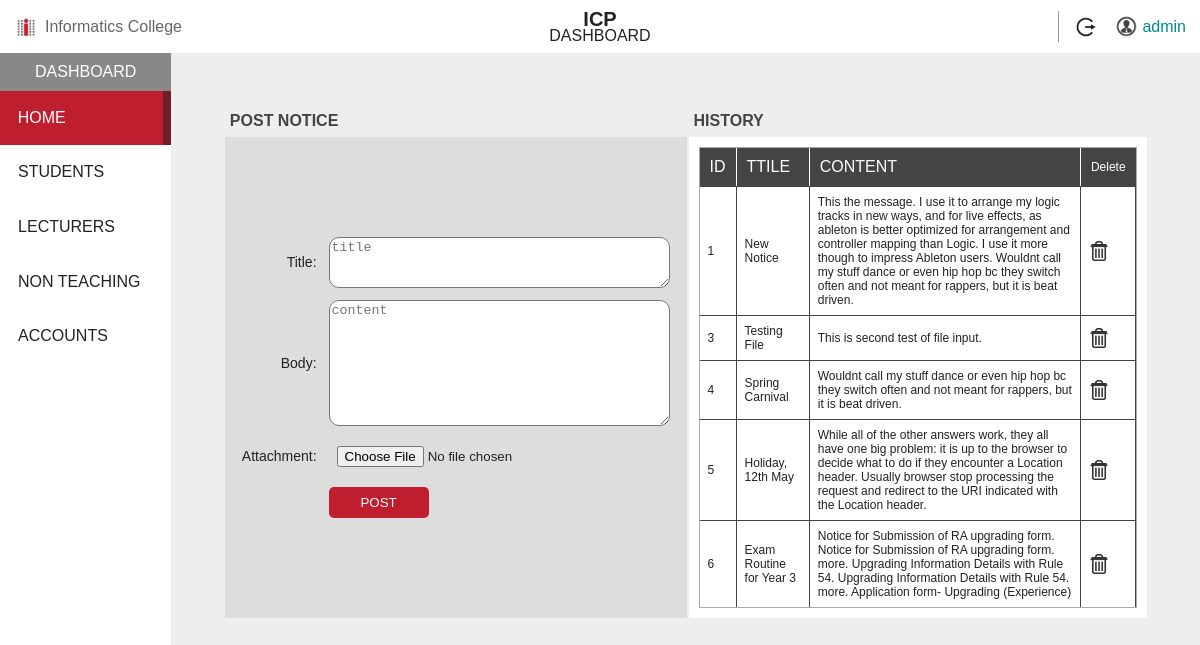
/rte_admin/panel.php (signed in), run on the app's committed database.
### tables this page shows
CREATE TABLE `icp_notices` (
  `ID` int(10) NOT NULL,
  `Title` varchar(100) NOT NULL,
  `Body` text NOT NULL,
  `File` blob,
  `PDate` date NOT NULL
);

### fetchers/getNotice.php (the view, shortened to what this page needs)
<?php
  include("conn.php");
  getStudent();
function getStudent(){
  global $con;
  $query = "SELECT * FROM icp_notices" or die("Error in fetching data");
  $run = mysqli_query($con,$query);
  $row_num = mysqli_num_rows($run);
  if($row_num>0){
    while($row = mysqli_fetch_assoc($run)){
      $id = $row["ID"];
      $title = $row["Title"];
      $body = $row["Body"];
      echo "<tr>
      <td style='font-size:12px;padding:8px;border-right:1px solid #444; border-top:1px solid #444;'>$id</td>
      <td style='font-size:12px;padding:8px;border-right:1px solid #444; border-top:1px solid #444;'>$title</td>
      <td style='font-size:12px;padding:8px;border-right:1px solid #444; border-top:1px solid #444;'>$body</td>
      <td style='font-size:12px;padding:8px;border-right:1px solid #444; border-top:1px solid #444;'>
      <a href='../fetchers/delNotice.php?id=".$id."'><img style='width:20px;' src='../assets/delete.png'/></a></td>
      </tr>";
    }
  }
  else{
  echo "Please add notice.";
  }
}
?>

### rte_admin/dashboard.php (shortened to what this page needs)
<?php
$user = $_SESSION["username"];
?>
<html>
<head>
    <link href="../style/dashboard_main.css" rel="stylesheet" />
    <link href="../style/login_main.css" rel="stylesheet" />
</head>
<body>
    <div class="wrap">
        <div class="sideSec">
            <div class="main-nav">
                <div style="margin:auto; background-color:#888;text-align:center;padding:10px 0px 10px 0px;">
                    <span style="color:#fff;">DASHBOARD<br /></span>
                </div>
                <table class="table" cellspacing="0">
                   <tr>
                        <td  class="nav hom"><a href="panel.php">
                            <table style="padding:0px;"><tr>
                                    <td style="text-align:left;"><span class="navTxt hom">HOME</span></td>
                                </tr>
                            </table>
                            </a>
                        </td>
                    </tr>
                    <tr>
                        <td  class="nav std"><a href="students.php">
                             <table style=""><tr>
                                    <td style="text-align:left;"><span class="navTxt std">STUDENTS</span></td>
                                </tr>
                            </table>
                            </a>
                        </td>
                    </tr>
                    <tr>
                        <td  class="nav lec"><a href="lecturers.php">
                             <table style=""><tr>
                                    <td style="text-align:left;"><span class="navTxt lec">LECTURERS</span></td>
                                </tr>
                            </table>
                            </a>
                        </td>
                    </tr>
                    <tr>
                        <td  class="nav non"><a href="imp.php">
                             <table style=""><tr>
                                    <td style="text-align:left;"><span class="navTxt non">NON TEACHING</span></td>
                                </tr>
                            </table>
                            </a>
                        </td>
                    </tr>
                    <tr>
                        <td  class="nav acc"><a href="accounts.php">
                             <table style=""><tr>
                                    <td style="text-align:left;"><span class="navTxt acc">ACCOUNTS</span></td>
                                </tr>
                            </table>
                            </a>
                        </td>
                    </tr>
                </table>
            </div>
        </div>
        <div class="topSec">
            <table id="uTable"><tr>
                <td style="width:20%;text-align:left;">
                    <table><tr>
                        <td>
                            <img src="../assets/launcher.png" width="30" height="30"/>
                        </td>
                        <td style="color:#666;">Informatics College</td>
                        </tr></table>
                        </td>
                <td>
                <span style="font-size:20px; font-weight:bold;">ICP</span>
                <p style="font-size:16px;margin-top:-.5%;">DASHBOARD</p>
                    </td>
                <td style="width:20%;" align="right">
                <table>
                            <tr>
                                <td style="border-left:1px solid #999;"></td>
                                <td></td><td></td><td></td>
                                <td class="sett">
                                   <a href="logout.php"><img src="../assets/logout.png" width="20" alt="logout"/></a>
                                </td>
                                <td></td><td></td><td></td>
                                <td class="userimg">
                                    <a href="profile.php">
                                    <table><tr><td>
                                        <img src="../assets/pp.png" width="23"/></td>
                                        <td style="color:darkcyan;"><?php echo $user; ?></td>
                                        </tr></table>
                                    </a>
                                </td>
                            </tr>
                </table>
                    </td></tr></table>
        </div>

### rte_admin/panel.php (shortened to what this page needs)
<?php
include("dashboard.php");
?>
<div class="contentSec">
  <form method="post" action="../fetchers/addNotice.php" enctype="multipart/form-data">
  <table style="width:100%;">
  <tr>
    <td style="padding:5px;">
      <span style="font-size:16px;font-weight:bold;color:#444;">POST NOTICE</span>
    </td>
    <td style="padding:5px;">
        <span style="font-size:16px;font-weight:bold;color:#444;">HISTORY</span>
    </td>
  </tr>
    <tr>
      <td style="background-color:#ddd;padding:10px;">
        <table class="tb">
          <tr>
            <td class="td-txt" align="rigth">
              <span class="txt lbl">Title: </span>
            </td>
            <td>
              <textarea rows="3" cols="40" name="title" placeholder="title" required></textarea>
            </td>
          </tr>
          <tr>
            <td class="td-txt">
              <span class="txt lbl">Body: </span>
            </td>
            <td>
              <textarea rows="8" cols="40" name="content" placeholder="content" required></textarea>
            </td>
          </tr>
          <tr>
            <td class="td-txt">
              <span class="txt lbl">Attachment: </span>
            </td>
              <td>
              <input type="file" name="file" value="Attach File" />
            </td>
          </tr>
          <tr>
            <td class="td-txt">
              <td>
                <input type="submit" name="add" value="POST" style="width:100px;"/>
            </td>
          </tr>
        </table>
        </form>
      <td style="background-color:#fff;width:60%;padding:10px;">
        <div class="list-sec">
          <table style="border:1px solid #aaa;width:100%;" cellspacing="0">
            <tr style="background-color:;border:1px solid #aaa;">
              <td style="background-color:#444;color:#fff;padding:10px;border-right:1px solid #fff;">ID</td>
              <td style="background-color:#444;color:#fff;padding:10px;border-right:1px solid #fff;">TTILE</td>
              <td style="background-color:#444;color:#fff;padding:10px;border-right:1px solid #fff;">CONTENT</td>
              <td style="background-color:#444;color:#fff;padding:10px;"><span style="font-size:12px;">Delete</span></td
            </tr>
            <?php include("../fetchers/getNotice.php");?>
          </table>
        </div>
      </td>
</div>
</div>
</body>
</html>

### style/dashboard_main.css (style rules this page uses)
body { margin:0px; padding:0px; font-family: sans-serif; color:#bf1e2e; }
.wrap { margin:0px; padding:0px; display:grid; grid-template-columns: .5fr 2fr 1fr; min-height:680px; }
.sideSec { grid-column: 1/2; grid-row: 2/3; min-height: 100%; }
.topSec { color:#fff; grid-column:1/4; grid-row:1/2; }
.contentSec { grid-column: 2/4; grid-row: 2/3; background-color: #eee; min-height: 720px; }
.wrap a { color: #FFF; list-style: none; text-decoration: none; }
.main-nav table tr td { width:50px; }
.main-nav table { margin: auto; width: 100%; }
.main-nav table a { color:#fff; }
.main-nav table tr td { text-align: center; padding: 5%; }
.topSec #uTable { padding:5px; width:100%; text-align:center; }
table td .userimg img { border-radius:10px; }
.contentSec { padding: 5%; color:#222; }
textarea { border-radius: 10px; }

### style/login_main.css (style rules this page uses)
body { margin:0px; padding:0px; font-family: sans-serif; color:#222; }
.txt.lbl { font-size: 14px; text-align: right; }
input[type=submit] { padding:8px; background-color: #bf1e2e; border:none; color:#fff; border-radius: 5px; }
input[type=file] { padding:8px; border-radius: 5px; }
.list-sec { max-height:600px; overflow: scroll; }

### rte_admin/panel.php (style rules this page uses)
.nav.hom { background-color: #bf1e2e; color:#fff; border-right: 8px solid #6f1e2e; }
.navTxt.hom { color:#fff; }
.tb .td-txt { text-align:right; }
.tb tr td { padding: 5px; }

### data on the page
icp_notices: ID "1", Title "New Notice", Body "This the message. I use it to arrange my logic tracks in new ways, and for live effects, as ableton is better optimized for arrangement and controller mapping than Logic. I use it more though to impress Ableton users. Wouldnt call my stuff dance or even hip hop bc they switch often and not meant for rappers, but it is beat driven."
icp_notices: ID "3", Title "Testing File", Body "This is second test of file input."
icp_notices: ID "4", Title "Spring Carnival", Body "Wouldnt call my stuff dance or even hip hop bc they switch often and not meant for rappers, but it is beat driven."
icp_notices: ID "5", Title "Holiday, 12th May", Body "While all of the other answers work, they all have one big problem: it is up to the browser to decide what to do if they encounter a Location header. Usually browser stop processing the request and redirect to the URI indicated with the Location header."
icp_notices: ID "6", Title "Exam Routine for Year 3", Body "Notice for Submission of RA upgrading form. Notice for Submission of RA upgrading form. more. Upgrading Information Details with Rule 54. Upgrading Information Details with Rule 54. more. Application form- Upgrading (Experience)"

### other printed values
$user "admin"
